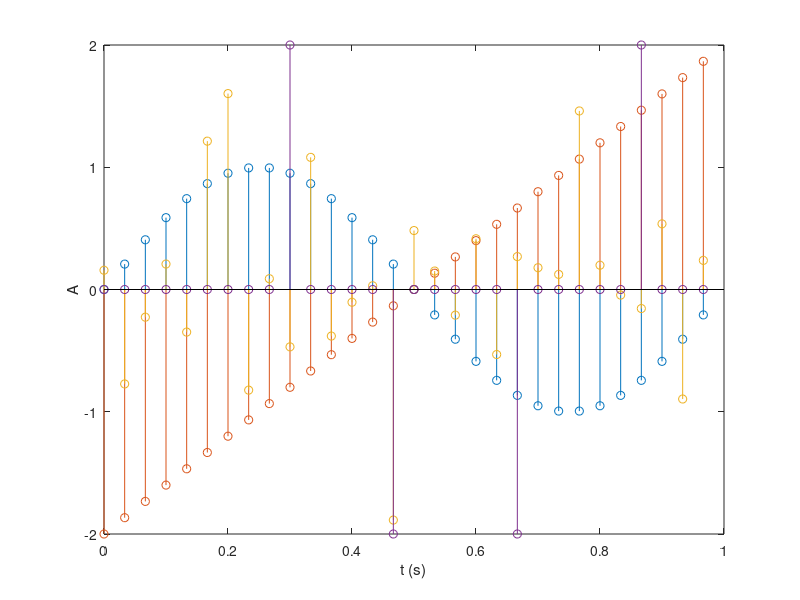
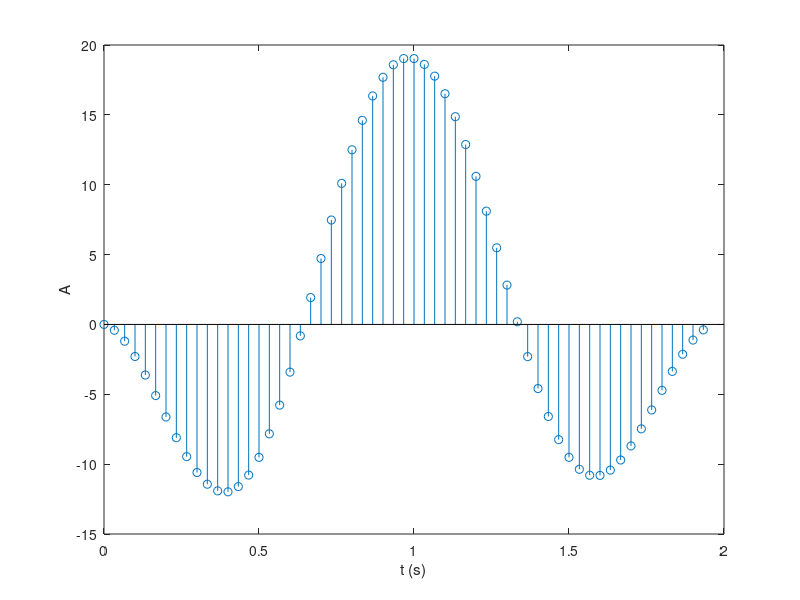
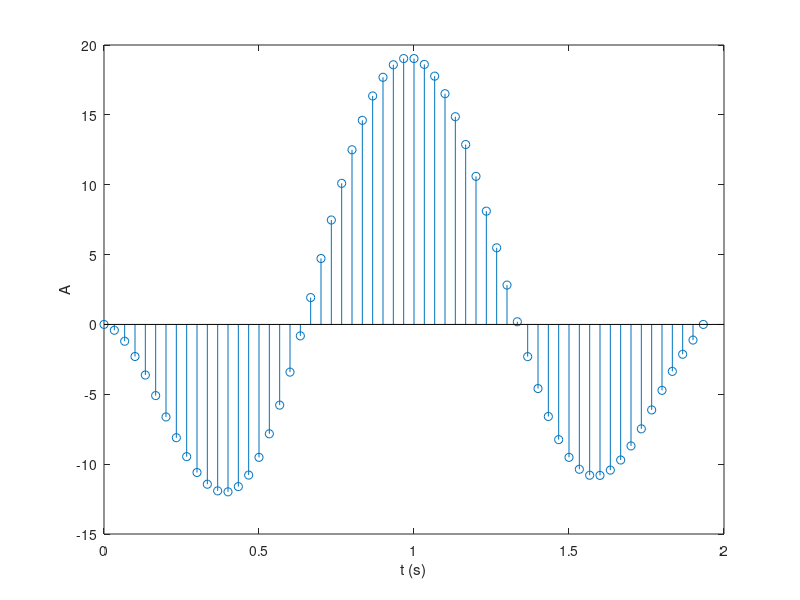
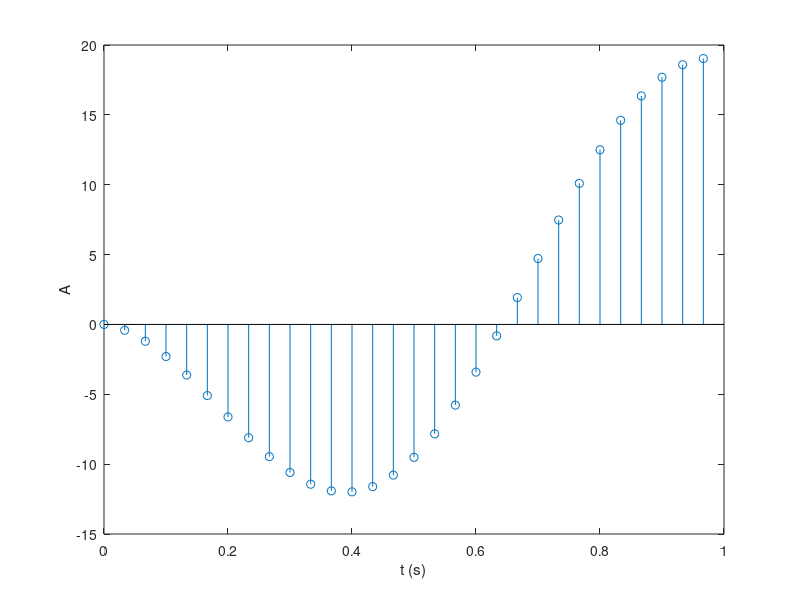

Recreate these plots in MATLAB, in order.
%% TP5 point 1

close all; clc; clear;

nSignals = 4;

Fe = 30;
Pe = 1/Fe;
nSamples = 30;
T_tot = nSamples*Pe;
t = linspace(0,T_tot-Pe,T_tot*Fe);

f1 = 1/(30*Pe);
f2 = f1;
f3 = f1;
f4 = f1;
A1 = 1;
A2 = 2;
A3 = 0.5;
A4 = 2;
x1 = A1 * sin(2*pi*f1*t);
x2 = A2 * sawtooth (2*pi*f1*t);
x3 = A3 * randn(1, length(x1));
x4 = zeros(1,length(x1));
x4([nSamples/3, nSamples/2, round(nSamples*0.7), round(nSamples*0.9)]) = [A4, -A4, -A4, A4];

figure(1)
stem(t, x1)
hold on
stem(t, x2)
hold on
stem(t, x3)
hold on
stem(t, x4)
xlabel("t (s)")
ylabel("A")

%% B1: convolutions

y12 = conv(x1,x2);
t_conv = linspace(0, (length(y12)-1)*Pe, length(y12));

figure(2)
stem(t_conv, y12)
hold on
xlabel("t (s)")
ylabel("A")

%% B2: convolutions

y12 = zeros(1, length(t_conv));

for tt=1:length(t_conv)-1
    sum = 0;
    for tau=0:length(x1)-1
        if tt-tau >= 1
            if tt-tau <= length(x1)
                sum = sum + x1(tau+1) * x2(tt-tau);
            end
        end
    end
    y12(tt) = sum;
end

figure(3)
stem(t_conv, y12)
hold on
xlabel("t (s)")
ylabel("A")

%% B3 : filter()

y12 = filter(x1, 1, x2);

figure(4)
stem(t, y12)
hold on
xlabel("t (s)")
ylabel("A")

%% D : filter() 2

b = [ 1; -1.623151208784920; 0.990327854874358;
0.990327854874358; -1.623151208784920; 1]';
a = [ 1; -2.790929589252946; 3.113233992074267;
-1.592553142685512; 0.318049953266280]';

y12 = filter(b, a, x1);

figure(5)
stem(t, y12)
hold on
xlabel("t (s)")
ylabel("A")

%% E : zplane()

figure(6)
zplane(b, a)
